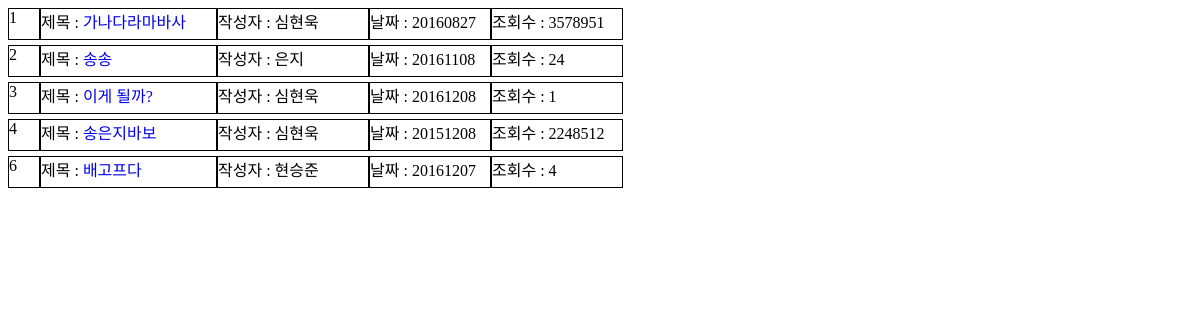
Screenshot of /20614_test/list.php with the database file from the repository.
### tables this page shows
CREATE TABLE `board` (
  `idx` int(100) NOT NULL,
  `title` varchar(50) NOT NULL,
  `name` varchar(5) NOT NULL,
  `day` int(10) NOT NULL,
  `click` int(255) NOT NULL,
  `file` longtext NOT NULL,
  `read` longtext NOT NULL
);

### 20614_test/list.php (the view, shortened to what this page needs)
<?php
    include 'db2.php';
    $sql="select * from board";
    $stmh=$pdo->prepare($sql);
    $stmh->execute();
    $result=$stmh->fetchall();
?>
<html>
    <head>
        <link rel="stylesheet" type="text/css" href="./css/list.css">
    </head>
    <body>
       <div class="off">
        <?php
            foreach($result as $row){
        ?>
        <td>
            <div class="on" id="on1"><?=$row['idx']?></div>
        </td>
        <td>
            <div class="on" id="on2">제목  : <a href="./view.php?idx=<?=$row['idx']?>"><?=$row['title']?><a></div>
        </td>
        <td>
            <div class="on" id="on3">작성자 : <?=$row['name']?></div>
        </td>
        <td>
            <div class="on" id="on4">날짜 : <?=$row['day']?></div>
        </td>
        <td>
            <div class="on" id="on5">조회수 : <?=$row['click']?></div>
        </td>
        <br>
        <?php
            }
        ?>
        </div>
    </body>
</html>

### 20614_test/css/list.css (style rules this page uses)
a { text-decoration: none; }
body { position: relative; }
.off { float: left; }
.on { float: left; border:1px solid black; margin-bottom: 5px; }
#on1 { width:30px;height: 30px;margin: 0 auto; }
#on2 { width: 175px;height: 30px; }
#on3 { width: 150px;height: 30px; }
#on4 { width: 120px;height: 30px; }
#on5 { width: 130px;height: 30px; }

### rows the page displays
board: idx "1", title "가나다라마바사", name "심현욱", day "20160827", click "3578951"
board: idx "2", title "송송", name "은지", day "20161108", click "24"
board: idx "3", title "이게 될까?", name "심현욱", day "20161208", click "1"
board: idx "4", title "송은지바보", name "심현욱", day "20151208", click "2248512"
board: idx "6", title "배고프다", name "현승준", day "20161207", click "4"
